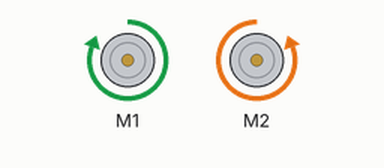
A sketch run on a simulated Arduino Uno, built with avr-gcc and run on an emulated ATmega328P. On the bench: 2 × DC motor (green arrow = forward, orange = backward, longer = faster). What the sketch prints to the serial monitor is not drawn.

Above: at 0.1 s.
Timing chart, 0 to 1.6 s (numbered marks = the images above):
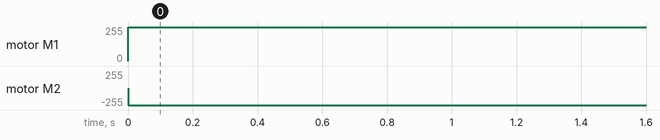

The sketch:

motorController.ino
```cpp
#include <AFMotor.h> //import your motor shield library

AF_DCMotor motor1(1,MOTOR12_64KHZ); // set up motors.
AF_DCMotor motor2(2, MOTOR12_8KHZ);

void setup()
{
  Serial.begin(9600); // begin serial communitication
  Serial.println("Motor test!");
  motor1.setSpeed(255); //set the speed of the motors, between 0-255
  motor2.setSpeed (255);
}


void loop()
{

    motor1.setSpeed(255);
    motor2.setSpeed (255);
    motor1.run(FORWARD);
    motor2.run(BACKWARD);

 }
```

Measured:
- by itself, motor M1: stopped → forward 255/255 at 0.00 s
- by itself, motor M2: stopped → backward 255/255 at 0.00 s
